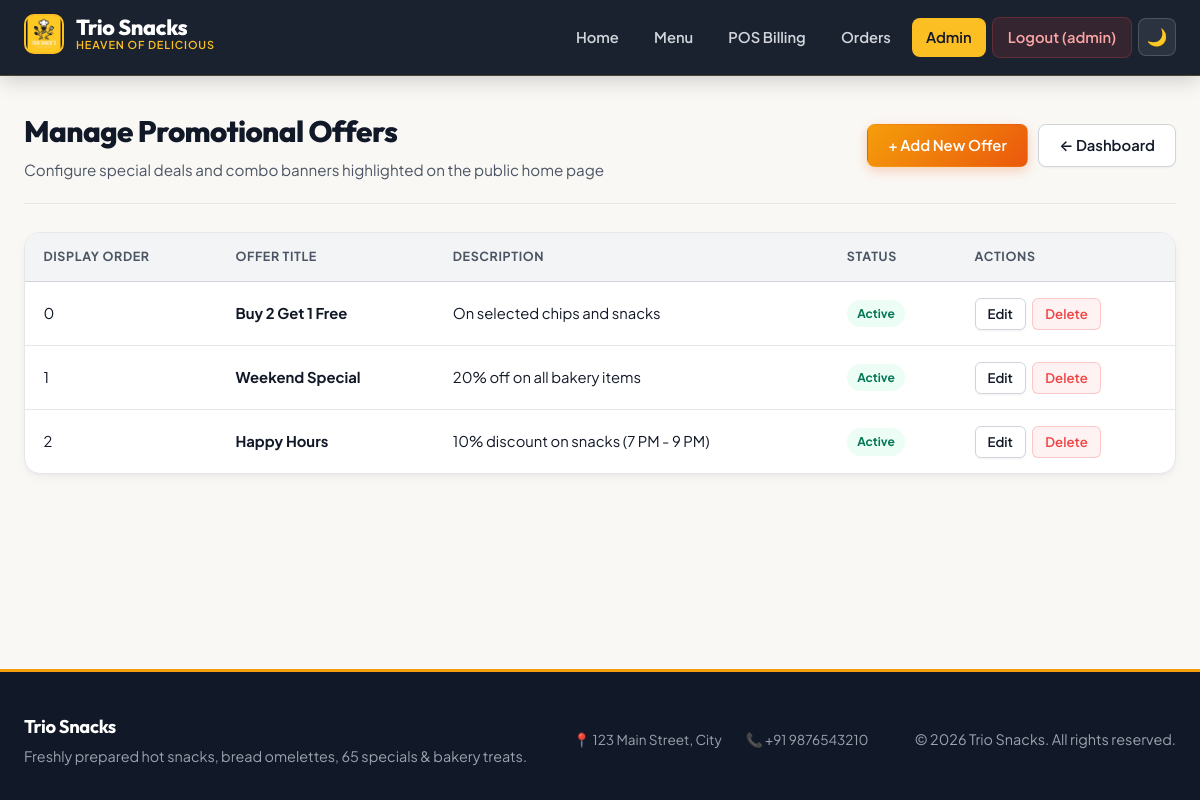
The page /admin/offers (signed in) on the database its author committed.
### models.py (models this page shows, shortened)
class Setting(db.Model):
    __tablename__ = "settings"
    id = db.Column(db.Integer, primary_key=True)
    key = db.Column(db.String(100), unique=True, nullable=False, index=True)
    value = db.Column(db.Text, nullable=False)
    description = db.Column(db.String(255))
    updated_at = db.Column(db.DateTime, default=datetime.utcnow, onupdate=datetime.utcnow)

class Offer(db.Model):
    __tablename__ = "offers"
    id = db.Column(db.Integer, primary_key=True)
    title = db.Column(db.String(200), nullable=False)
    description = db.Column(db.String(500), nullable=False)
    display_order = db.Column(db.Integer, default=0, nullable=False)
    is_active = db.Column(db.Boolean, default=True, nullable=False)
    created_at = db.Column(db.DateTime, default=datetime.utcnow)
    updated_at = db.Column(db.DateTime, default=datetime.utcnow, onupdate=datetime.utcnow)

### app.py (the view)
@app.route("/admin/offers")
@admin_required
def admin_offers():
    offers = Offer.query.order_by(Offer.display_order.asc(), Offer.id.asc()).all()
    return render_template("admin/offers.html", offers=offers)

### app.py (called while the page is built)
def get_setting_value(key: str, default: str = "") -> str:
    try:
        setting = Setting.query.filter_by(key=key).first()
        return setting.value if setting and setting.value is not None else default
    except Exception:
        return default

@app.context_processor
def inject_global_context():
    shop_name = get_setting_value("shop_name", "Trio Snacks")
    shop_logo = get_setting_value(
        "shop_logo", "20260103_141024_WhatsApp_Image_2026-01-03_at_12.56.07_PM.jpeg"
    )
    shop_address = get_setting_value("shop_address", "123 Main Street, City")
    shop_phone = get_setting_value("shop_phone", "+91 9876543210")
    return {
        "global_shop_name": shop_name,
        "global_shop_logo": shop_logo,
        "global_shop_address": shop_address,
        "global_shop_phone": shop_phone,
        "current_year": datetime.now().year,
    }

@app.before_request
def ensure_db_ready():
    if not _db_initialized:
        init_db()

### auth.py (called while the page is built)
def get_current_user():
    user_id = session.get("user_id")
    if not user_id:
        return None
    return db.session.get(User, user_id)

def login_required(f):
    @wraps(f)
    def decorated_function(*args, **kwargs):
        if "user_id" not in session or not get_current_user():
            session.clear()
            if request.path.startswith("/api/"):
                return jsonify({"error": "Authentication required"}), 401
            return redirect(url_for("login", next=request.path))
        return f(*args, **kwargs)
    return decorated_function

def admin_required(f):
    @wraps(f)
    @login_required
    def decorated_function(*args, **kwargs):
        user = get_current_user()
        if not user or not user.is_admin():
            if request.path.startswith("/api/"):
                return jsonify({"error": "Administrator privileges required"}), 403
            return redirect(url_for("billing"))
        return f(*args, **kwargs)
    return decorated_function

### models.py (called while the page is built)
    def is_admin(self) -> bool:
        return self.role == "admin"

### templates/admin/offers.html (shortened to what this page needs)
{% extends "base.html" %}
{% block content %}
<div class="container">
    <div class="page-header">
        <div>
            <h1>Manage Promotional Offers</h1>
            <p>Configure special deals and combo banners highlighted on the public home page</p>
        </div>
        <div style="display:flex;gap:0.65rem;flex-wrap:wrap;">
            <button type="button" class="btn btn-primary" onclick="showAddOfferModal()">+ Add New Offer</button>
            <a href="{{ url_for('admin_dashboard') }}" class="btn btn-secondary">&larr; Dashboard</a>
        </div>
    </div>
    <div class="offers-table-container">
        {% if offers %}
        <table class="data-table">
            <thead>
                <tr>
                    <th>Display Order</th>
                    <th>Offer Title</th>
                    <th>Description</th>
                    <th>Status</th>
                    <th>Actions</th>
                </tr>
            </thead>
            <tbody>
                {% for offer in offers %}
                <tr>
                    <td>{{ offer.display_order }}</td>
                    <td><strong>{{ offer.title }}</strong></td>
                    <td>{{ offer.description }}</td>
                    <td>
                        {% if offer.is_active %}
                            <span class="badge success">Active</span>
                        {% else %}
                            <span class="badge danger">Hidden</span>
                        {% endif %}
                    </td>
                    <td>
                        <div style="display:flex;gap:0.4rem;">
                            <button type="button" class="btn btn-sm btn-secondary"
                                    onclick='showEditOfferModal({{ offer.id }}, {{ offer.title|tojson }}, {{ offer.description|tojson }}, {{ offer.display_order }}, {{ "true" if offer.is_active else "false" }})'>
                                Edit
                            </button>
                            <button type="button" class="btn btn-sm btn-danger"
                                    onclick='deleteOffer({{ offer.id }}, {{ offer.title|tojson }})'>
                                Delete
                            </button>
                        </div>
                    </td>
                </tr>
                {% endfor %}
            </tbody>
        </table>
        {% else %}
            <p class="no-data">No offers configured yet. Click "+ Add New Offer" to create a promotional banner.</p>
        {% endif %}
    </div>
</div>
{% endblock %}

### templates/base.html (shortened to what this page needs)
<!DOCTYPE html>
<html lang="en">
<head>
    <link rel="stylesheet" href="{{ url_for('static', filename='css/main.css') }}">
    <link rel="stylesheet" href="{{ url_for('static', filename='css/dark-mode.css') }}">
</head>
<body>
    <nav class="navbar">
        <div class="container">
            <div class="nav-brand">
                <a href="{{ url_for('home') }}">
                    {% if global_shop_logo %}
                        <img src="{{ url_for('static', filename='images/' + global_shop_logo) }}"
                             alt="{{ global_shop_name }}"
                             class="nav-brand-logo"
                             onerror="this.style.display='none'">
                    {% else %}
                        <span class="nav-brand-badge">TS</span>
                    {% endif %}
                    <div class="nav-brand-text">
                        <span>{{ global_shop_name }}</span>
                        <span class="nav-brand-sub">Heaven of Delicious</span>
                    </div>
                </a>
            </div>
            <ul class="nav-menu" id="main-nav-menu">
                <li>
                    <a href="{{ url_for('home') }}" class="{% if request.path == '/' %}active{% endif %}">Home</a>
                </li>
                <li>
                    <a href="{{ url_for('menu') }}" class="{% if request.path.startswith('/menu') %}active{% endif %}">Menu</a>
                </li>
                {% if session.user_id %}
                    <li>
                        <a href="{{ url_for('billing') }}" class="{% if request.path.startswith('/billing') %}active{% endif %}">POS Billing</a>
                    </li>
                    <li>
                        <a href="{{ url_for('orders') }}" class="{% if request.path.startswith('/orders') %}active{% endif %}">Orders</a>
                    </li>
                    {% if session.role == 'admin' %}
                        <li>
                            <a href="{{ url_for('admin_dashboard') }}" class="{% if request.path.startswith('/admin') %}active{% endif %}">Admin</a>
                        </li>
                    {% endif %}
                    <li>
                        <a href="{{ url_for('logout') }}" class="nav-logout">Logout ({{ session.username }})</a>
                    </li>
                {% else %}
                    <li>
                        <a href="{{ url_for('login') }}" class="{% if request.path.startswith('/login') %}active{% endif %}">Staff Login</a>
                    </li>
                {% endif %}
                <li>
                    <button type="button" class="nav-theme-btn" data-theme-toggle title="Toggle Dark Mode">🌙</button>
                </li>
            </ul>
        </div>
    </nav>
    <main class="main-content">
        {% block content %}{% endblock %}
    </main>
    <footer class="footer">
        <div class="container">
            <div class="footer-grid">
                <div class="footer-brand">
                    <h4>{{ global_shop_name }}</h4>
                    <p>Freshly prepared hot snacks, bread omelettes, 65 specials &amp; bakery treats.</p>
                </div>
                <div class="footer-contact">
                    {% if global_shop_address %}
                        <span>📍 {{ global_shop_address }}</span>
                    {% endif %}
                    {% if global_shop_phone %}
                        <span>📞 {{ global_shop_phone }}</span>
                    {% endif %}
                </div>
                <div>
                    <p>&copy; {{ current_year }} {{ global_shop_name }}. All rights reserved.</p>
                </div>
            </div>
        </div>
    </footer>
</body>
</html>

### rows shown on the page
Setting: value (picture)
Setting: value "Trio Snacks"
Offer: display_order "0", title "Buy 2 Get 1 Free", description "On selected chips and snacks", is_active "Active"
Offer: display_order "1", title "Weekend Special", description "20% off on all bakery items", is_active "Active"
Offer: display_order "2", title "Happy Hours", description "10% discount on snacks (7 PM - 9 PM)", is_active "Active"
Setting: value "123 Main Street, City"
Setting: value "+91 9876543210"

### other values the page prints
{{ session.username }} "admin"
